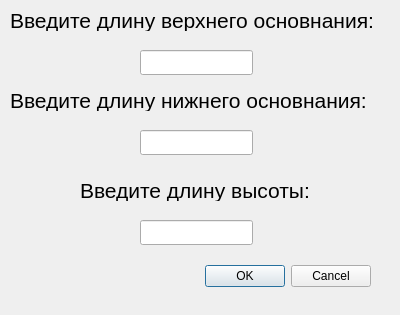
<?xml version="1.0" encoding="UTF-8"?>
<ui version="4.0">
 <class>TrapezoidDialog</class>
 <widget class="QDialog" name="TrapezoidDialog">
  <property name="geometry">
   <rect>
    <x>0</x>
    <y>0</y>
    <width>400</width>
    <height>315</height>
   </rect>
  </property>
  <property name="windowTitle">
   <string>Dialog</string>
  </property>
  <widget class="QDialogButtonBox" name="buttonBox">
   <property name="geometry">
    <rect>
     <x>30</x>
     <y>260</y>
     <width>341</width>
     <height>32</height>
    </rect>
   </property>
   <property name="orientation">
    <enum>Qt::Horizontal</enum>
   </property>
   <property name="standardButtons">
    <set>QDialogButtonBox::Cancel|QDialogButtonBox::Ok</set>
   </property>
  </widget>
  <widget class="QLabel" name="label">
   <property name="geometry">
    <rect>
     <x>10</x>
     <y>10</y>
     <width>391</width>
     <height>21</height>
    </rect>
   </property>
   <property name="font">
    <font>
     <pointsize>16</pointsize>
    </font>
   </property>
   <property name="text">
    <string>Введите длину верхнего основнания: </string>
   </property>
  </widget>
  <widget class="QLineEdit" name="lineEdit">
   <property name="geometry">
    <rect>
     <x>140</x>
     <y>50</y>
     <width>113</width>
     <height>25</height>
    </rect>
   </property>
  </widget>
  <widget class="QLabel" name="label_2">
   <property name="geometry">
    <rect>
     <x>10</x>
     <y>90</y>
     <width>391</width>
     <height>21</height>
    </rect>
   </property>
   <property name="font">
    <font>
     <pointsize>16</pointsize>
    </font>
   </property>
   <property name="text">
    <string>Введите длину нижнего основнания: </string>
   </property>
  </widget>
  <widget class="QLineEdit" name="lineEdit_2">
   <property name="geometry">
    <rect>
     <x>140</x>
     <y>130</y>
     <width>113</width>
     <height>25</height>
    </rect>
   </property>
  </widget>
  <widget class="QLabel" name="label_3">
   <property name="geometry">
    <rect>
     <x>80</x>
     <y>180</y>
     <width>391</width>
     <height>21</height>
    </rect>
   </property>
   <property name="font">
    <font>
     <pointsize>16</pointsize>
    </font>
   </property>
   <property name="text">
    <string>Введите длину высоты: </string>
   </property>
  </widget>
  <widget class="QLineEdit" name="lineEdit_3">
   <property name="geometry">
    <rect>
     <x>140</x>
     <y>220</y>
     <width>113</width>
     <height>25</height>
    </rect>
   </property>
  </widget>
 </widget>
 <resources/>
 <connections>
  <connection>
   <sender>buttonBox</sender>
   <signal>accepted()</signal>
   <receiver>TrapezoidDialog</receiver>
   <slot>accept()</slot>
   <hints>
    <hint type="sourcelabel">
     <x>248</x>
     <y>254</y>
    </hint>
    <hint type="destinationlabel">
     <x>157</x>
     <y>274</y>
    </hint>
   </hints>
  </connection>
  <connection>
   <sender>buttonBox</sender>
   <signal>rejected()</signal>
   <receiver>TrapezoidDialog</receiver>
   <slot>reject()</slot>
   <hints>
    <hint type="sourcelabel">
     <x>316</x>
     <y>260</y>
    </hint>
    <hint type="destinationlabel">
     <x>286</x>
     <y>274</y>
    </hint>
   </hints>
  </connection>
 </connections>
</ui>
